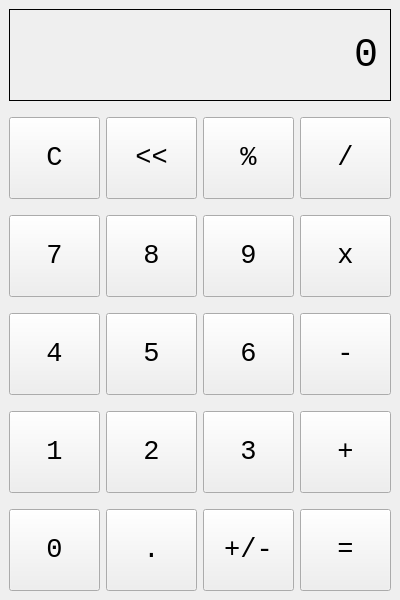
<?xml version="1.0" encoding="UTF-8"?>
<ui version="4.0">
 <class>MainWindow</class>
 <widget class="QMainWindow" name="MainWindow">
  <property name="geometry">
   <rect>
    <x>0</x>
    <y>0</y>
    <width>400</width>
    <height>600</height>
   </rect>
  </property>
  <property name="windowTitle">
   <string>Calculator</string>
  </property>
  <widget class="QWidget" name="centralwidget">
   <layout class="QGridLayout" name="gridLayout">
    <item row="0" column="0">
     <layout class="QVBoxLayout" name="verticalLayout">
      <item>
       <widget class="QLabel" name="display_lb">
        <property name="sizePolicy">
         <sizepolicy hsizetype="Preferred" vsizetype="Expanding">
          <horstretch>0</horstretch>
          <verstretch>0</verstretch>
         </sizepolicy>
        </property>
        <property name="font">
         <font>
          <family>Consolas</family>
          <pointsize>30</pointsize>
         </font>
        </property>
        <property name="autoFillBackground">
         <bool>false</bool>
        </property>
        <property name="frameShape">
         <enum>QFrame::Box</enum>
        </property>
        <property name="text">
         <string>0</string>
        </property>
        <property name="alignment">
         <set>Qt::AlignRight|Qt::AlignTrailing|Qt::AlignVCenter</set>
        </property>
        <property name="margin">
         <number>10</number>
        </property>
       </widget>
      </item>
      <item>
       <layout class="QHBoxLayout" name="horizontalLayout">
        <property name="topMargin">
         <number>10</number>
        </property>
        <item>
         <widget class="QPushButton" name="clear_btn">
          <property name="sizePolicy">
           <sizepolicy hsizetype="Minimum" vsizetype="Expanding">
            <horstretch>0</horstretch>
            <verstretch>0</verstretch>
           </sizepolicy>
          </property>
          <property name="font">
           <font>
            <family>Consolas</family>
            <pointsize>20</pointsize>
           </font>
          </property>
          <property name="text">
           <string>C</string>
          </property>
         </widget>
        </item>
        <item>
         <widget class="QPushButton" name="backspace_btn">
          <property name="sizePolicy">
           <sizepolicy hsizetype="Minimum" vsizetype="Expanding">
            <horstretch>0</horstretch>
            <verstretch>0</verstretch>
           </sizepolicy>
          </property>
          <property name="font">
           <font>
            <family>Consolas</family>
            <pointsize>20</pointsize>
           </font>
          </property>
          <property name="text">
           <string>&lt;&lt;</string>
          </property>
         </widget>
        </item>
        <item>
         <widget class="QPushButton" name="percent_btn">
          <property name="sizePolicy">
           <sizepolicy hsizetype="Minimum" vsizetype="Expanding">
            <horstretch>0</horstretch>
            <verstretch>0</verstretch>
           </sizepolicy>
          </property>
          <property name="font">
           <font>
            <family>Consolas</family>
            <pointsize>20</pointsize>
           </font>
          </property>
          <property name="text">
           <string>%</string>
          </property>
         </widget>
        </item>
        <item>
         <widget class="QPushButton" name="divid_btn">
          <property name="sizePolicy">
           <sizepolicy hsizetype="Minimum" vsizetype="Expanding">
            <horstretch>0</horstretch>
            <verstretch>0</verstretch>
           </sizepolicy>
          </property>
          <property name="font">
           <font>
            <family>Consolas</family>
            <pointsize>20</pointsize>
           </font>
          </property>
          <property name="text">
           <string>/</string>
          </property>
         </widget>
        </item>
       </layout>
      </item>
      <item>
       <layout class="QHBoxLayout" name="horizontalLayout_2">
        <property name="topMargin">
         <number>10</number>
        </property>
        <item>
         <widget class="QPushButton" name="seven_btn">
          <property name="sizePolicy">
           <sizepolicy hsizetype="Minimum" vsizetype="Expanding">
            <horstretch>0</horstretch>
            <verstretch>0</verstretch>
           </sizepolicy>
          </property>
          <property name="font">
           <font>
            <family>Consolas</family>
            <pointsize>20</pointsize>
           </font>
          </property>
          <property name="text">
           <string>7</string>
          </property>
         </widget>
        </item>
        <item>
         <widget class="QPushButton" name="eight_btn">
          <property name="sizePolicy">
           <sizepolicy hsizetype="Minimum" vsizetype="Expanding">
            <horstretch>0</horstretch>
            <verstretch>0</verstretch>
           </sizepolicy>
          </property>
          <property name="font">
           <font>
            <family>Consolas</family>
            <pointsize>20</pointsize>
           </font>
          </property>
          <property name="text">
           <string>8</string>
          </property>
         </widget>
        </item>
        <item>
         <widget class="QPushButton" name="nine_btn">
          <property name="sizePolicy">
           <sizepolicy hsizetype="Minimum" vsizetype="Expanding">
            <horstretch>0</horstretch>
            <verstretch>0</verstretch>
           </sizepolicy>
          </property>
          <property name="font">
           <font>
            <family>Consolas</family>
            <pointsize>20</pointsize>
           </font>
          </property>
          <property name="text">
           <string>9</string>
          </property>
         </widget>
        </item>
        <item>
         <widget class="QPushButton" name="multiply_btn">
          <property name="sizePolicy">
           <sizepolicy hsizetype="Minimum" vsizetype="Expanding">
            <horstretch>0</horstretch>
            <verstretch>0</verstretch>
           </sizepolicy>
          </property>
          <property name="font">
           <font>
            <family>Consolas</family>
            <pointsize>20</pointsize>
           </font>
          </property>
          <property name="text">
           <string>x</string>
          </property>
         </widget>
        </item>
       </layout>
      </item>
      <item>
       <layout class="QHBoxLayout" name="horizontalLayout_3">
        <property name="topMargin">
         <number>10</number>
        </property>
        <item>
         <widget class="QPushButton" name="four_btn">
          <property name="sizePolicy">
           <sizepolicy hsizetype="Minimum" vsizetype="Expanding">
            <horstretch>0</horstretch>
            <verstretch>0</verstretch>
           </sizepolicy>
          </property>
          <property name="font">
           <font>
            <family>Consolas</family>
            <pointsize>20</pointsize>
           </font>
          </property>
          <property name="text">
           <string>4</string>
          </property>
         </widget>
        </item>
        <item>
         <widget class="QPushButton" name="five_btn">
          <property name="sizePolicy">
           <sizepolicy hsizetype="Minimum" vsizetype="Expanding">
            <horstretch>0</horstretch>
            <verstretch>0</verstretch>
           </sizepolicy>
          </property>
          <property name="font">
           <font>
            <family>Consolas</family>
            <pointsize>20</pointsize>
           </font>
          </property>
          <property name="text">
           <string>5</string>
          </property>
         </widget>
        </item>
        <item>
         <widget class="QPushButton" name="six_btn">
          <property name="sizePolicy">
           <sizepolicy hsizetype="Minimum" vsizetype="Expanding">
            <horstretch>0</horstretch>
            <verstretch>0</verstretch>
           </sizepolicy>
          </property>
          <property name="font">
           <font>
            <family>Consolas</family>
            <pointsize>20</pointsize>
           </font>
          </property>
          <property name="text">
           <string>6</string>
          </property>
         </widget>
        </item>
        <item>
         <widget class="QPushButton" name="minus_btn">
          <property name="sizePolicy">
           <sizepolicy hsizetype="Minimum" vsizetype="Expanding">
            <horstretch>0</horstretch>
            <verstretch>0</verstretch>
           </sizepolicy>
          </property>
          <property name="font">
           <font>
            <family>Consolas</family>
            <pointsize>20</pointsize>
           </font>
          </property>
          <property name="text">
           <string>-</string>
          </property>
         </widget>
        </item>
       </layout>
      </item>
      <item>
       <layout class="QHBoxLayout" name="horizontalLayout_4">
        <property name="topMargin">
         <number>10</number>
        </property>
        <item>
         <widget class="QPushButton" name="one_btn">
          <property name="sizePolicy">
           <sizepolicy hsizetype="Minimum" vsizetype="Expanding">
            <horstretch>0</horstretch>
            <verstretch>0</verstretch>
           </sizepolicy>
          </property>
          <property name="font">
           <font>
            <family>Consolas</family>
            <pointsize>20</pointsize>
           </font>
          </property>
          <property name="text">
           <string>1</string>
          </property>
         </widget>
        </item>
        <item>
         <widget class="QPushButton" name="two_btn">
          <property name="sizePolicy">
           <sizepolicy hsizetype="Minimum" vsizetype="Expanding">
            <horstretch>0</horstretch>
            <verstretch>0</verstretch>
           </sizepolicy>
          </property>
          <property name="font">
           <font>
            <family>Consolas</family>
            <pointsize>20</pointsize>
           </font>
          </property>
          <property name="text">
           <string>2</string>
          </property>
         </widget>
        </item>
        <item>
         <widget class="QPushButton" name="three_btn">
          <property name="sizePolicy">
           <sizepolicy hsizetype="Minimum" vsizetype="Expanding">
            <horstretch>0</horstretch>
            <verstretch>0</verstretch>
           </sizepolicy>
          </property>
          <property name="font">
           <font>
            <family>Consolas</family>
            <pointsize>20</pointsize>
           </font>
          </property>
          <property name="text">
           <string>3</string>
          </property>
         </widget>
        </item>
        <item>
         <widget class="QPushButton" name="plus_btn">
          <property name="sizePolicy">
           <sizepolicy hsizetype="Minimum" vsizetype="Expanding">
            <horstretch>0</horstretch>
            <verstretch>0</verstretch>
           </sizepolicy>
          </property>
          <property name="font">
           <font>
            <family>Consolas</family>
            <pointsize>20</pointsize>
           </font>
          </property>
          <property name="text">
           <string>+</string>
          </property>
         </widget>
        </item>
       </layout>
      </item>
      <item>
       <layout class="QHBoxLayout" name="horizontalLayout_5">
        <property name="topMargin">
         <number>10</number>
        </property>
        <item>
         <widget class="QPushButton" name="zero_btn">
          <property name="sizePolicy">
           <sizepolicy hsizetype="Minimum" vsizetype="Expanding">
            <horstretch>0</horstretch>
            <verstretch>0</verstretch>
           </sizepolicy>
          </property>
          <property name="font">
           <font>
            <family>Consolas</family>
            <pointsize>20</pointsize>
           </font>
          </property>
          <property name="text">
           <string>0</string>
          </property>
         </widget>
        </item>
        <item>
         <widget class="QPushButton" name="decimal_btn">
          <property name="sizePolicy">
           <sizepolicy hsizetype="Minimum" vsizetype="Expanding">
            <horstretch>0</horstretch>
            <verstretch>0</verstretch>
           </sizepolicy>
          </property>
          <property name="font">
           <font>
            <family>Consolas</family>
            <pointsize>20</pointsize>
           </font>
          </property>
          <property name="text">
           <string>.</string>
          </property>
         </widget>
        </item>
        <item>
         <widget class="QPushButton" name="plusminus_btn">
          <property name="sizePolicy">
           <sizepolicy hsizetype="Minimum" vsizetype="Expanding">
            <horstretch>0</horstretch>
            <verstretch>0</verstretch>
           </sizepolicy>
          </property>
          <property name="font">
           <font>
            <family>Consolas</family>
            <pointsize>20</pointsize>
           </font>
          </property>
          <property name="text">
           <string>+/-</string>
          </property>
         </widget>
        </item>
        <item>
         <widget class="QPushButton" name="equal_btn">
          <property name="sizePolicy">
           <sizepolicy hsizetype="Minimum" vsizetype="Expanding">
            <horstretch>0</horstretch>
            <verstretch>0</verstretch>
           </sizepolicy>
          </property>
          <property name="font">
           <font>
            <family>Consolas</family>
            <pointsize>20</pointsize>
           </font>
          </property>
          <property name="text">
           <string>=</string>
          </property>
         </widget>
        </item>
       </layout>
      </item>
     </layout>
    </item>
   </layout>
  </widget>
 </widget>
 <resources/>
 <connections/>
</ui>
